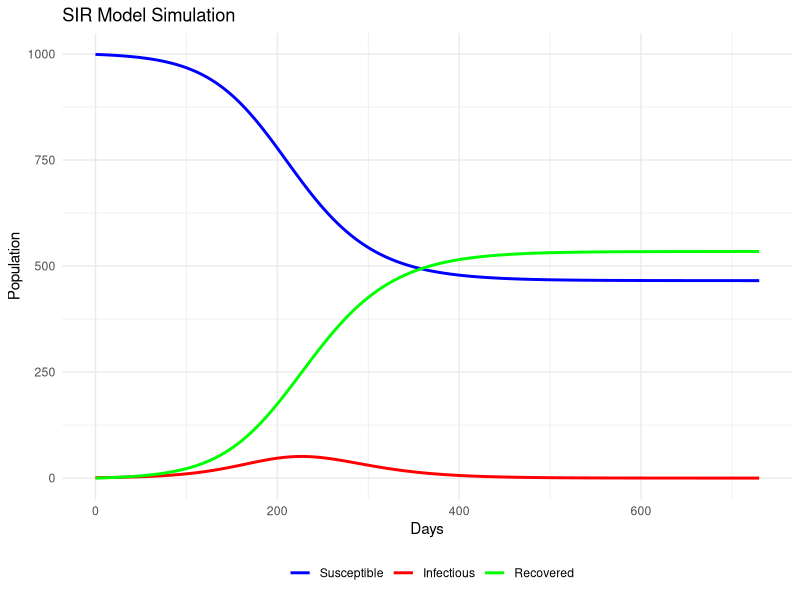
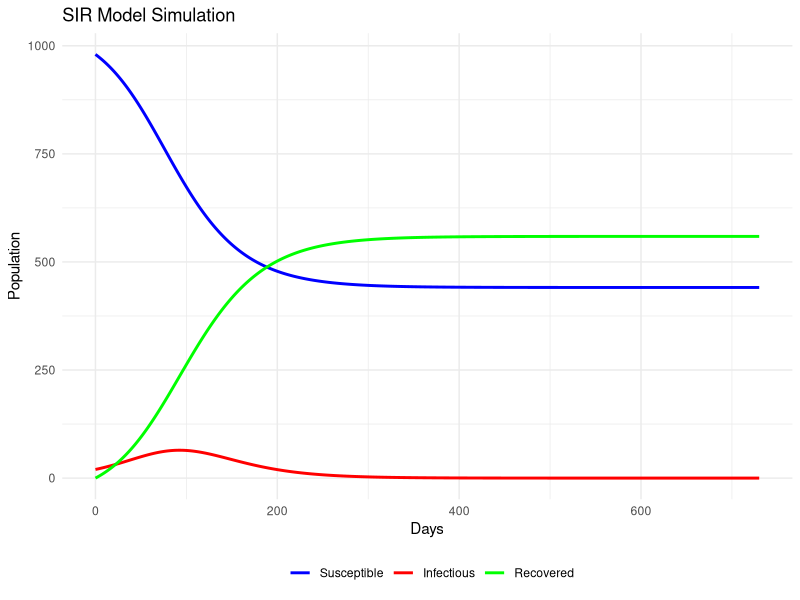
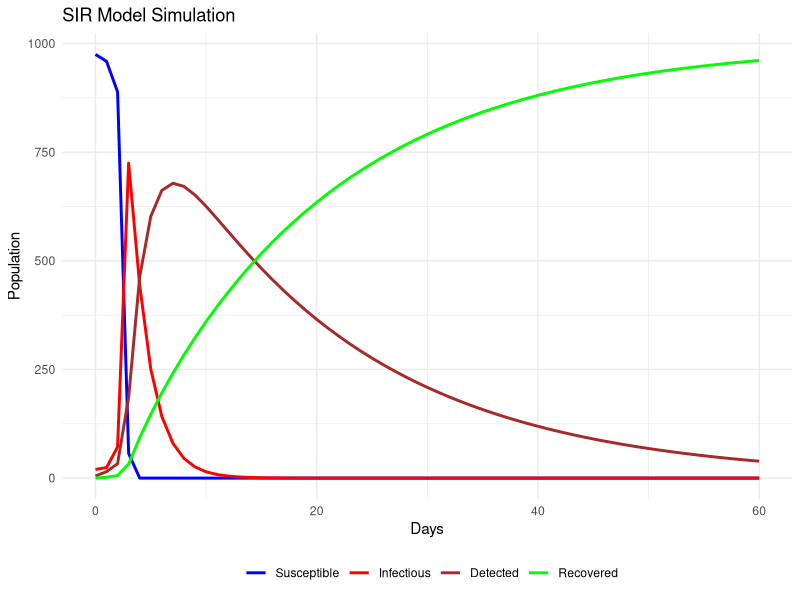
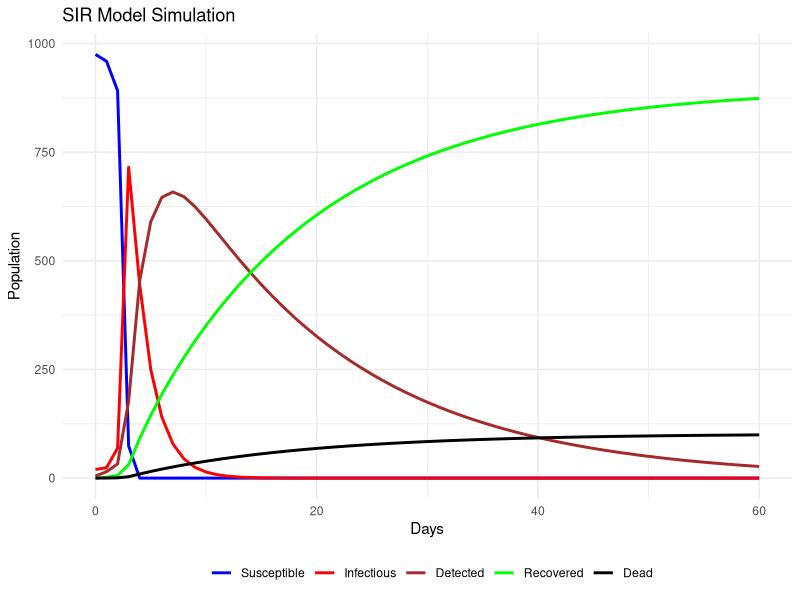

These charts were generated, in order, by the following R code:
## ---- chunk 1
knitr::opts_chunk$set(echo = TRUE)
## ---- chunk 2

library(deSolve)
library(ggplot2)
library(reshape2)

## ---- chunk 3
# Define base parameters 
base_params <- c(
  beta = 0.00008,      # Transmission rate (source=https://www.frontiersin.org/journals/public-health/articles/10.3389/fpubh.2023.1101436/full)
  gamma = 0.056        # Recovery rate for I (same source as above)
  
)

# Define initial state
initial_state <- c(
  S = 999,        # Susceptible
  I = 1,          # Infectious
  R = 0         # Recovered
)

# Define the time sequence for the first 90 days
times <- seq(0, 365*2, by = 1)

# Function to run the model
run_model <- function(params) {
  model <- function(t, state, parameters) {
    with(as.list(c(state, parameters)), {
      dS <- -beta * S * I
      dI <- beta * S * I - gamma * I 
      dR <- gamma * I 
      
      return(list(c(dS, dI, dR)))
    })
  }
  
  # Run the model
  output <- ode(y = initial_state, times = times, func = model, parms = params)
  
  return(as.data.frame(output))
}

# Run the model
output <- run_model(base_params)

output


# Rename columns for clarity
colnames(output) <- c("time", "Susceptible", "Infectious", "Recovered")

# Plot the results
ggplot(data = output, aes(x = time)) +
  geom_line(aes(y = Susceptible, color = "Susceptible"), size = 1) +
  geom_line(aes(y = Infectious, color = "Infectious"), size = 1) +
  geom_line(aes(y = Recovered, color = "Recovered"), size = 1) +
  labs(title = "SIR Model Simulation", x = "Days", y = "Population") +
  scale_color_manual("", 
                     breaks = c("Susceptible", "Infectious", "Recovered"),
                     values = c("blue", "red", "green")) +
  theme_minimal() +
  theme(legend.position = "bottom")


## ---- chunk 4
# Define base parameters 
base_params <- c(
  beta = 0.00008,      # Transmission rate (source=https://www.frontiersin.org/journals/public-health/articles/10.3389/fpubh.2023.1101436/full)
  gamma = 0.056        # Recovery rate for I (same source as above)
  
)

# Define initial state
initial_state <- c(
  S = 980,        # Susceptible
  I = 20,          # Infectious
  R = 0         # Recovered
)

# Define the time sequence for the first 90 days
times <- seq(0, 365*2, by = 1)

# Function to run the model
run_model <- function(params) {
  model <- function(t, state, parameters) {
    with(as.list(c(state, parameters)), {
      dS <- -beta * S * I
      dI <- beta * S * I - gamma * I 
      dR <- gamma * I 
      
      return(list(c(dS, dI, dR)))
    })
  }
  
  # Run the model
  output <- ode(y = initial_state, times = times, func = model, parms = params)
  
  return(as.data.frame(output))
}

# Run the model
output <- run_model(base_params)

output


# Rename columns for clarity
colnames(output) <- c("time", "Susceptible", "Infectious", "Recovered")

# Plot the results
ggplot(data = output, aes(x = time)) +
  geom_line(aes(y = Susceptible, color = "Susceptible"), size = 1) +
  geom_line(aes(y = Infectious, color = "Infectious"), size = 1) +
  geom_line(aes(y = Recovered, color = "Recovered"), size = 1) +
  labs(title = "SIR Model Simulation", x = "Days", y = "Population") +
  scale_color_manual("", 
                     breaks = c("Susceptible", "Infectious", "Recovered"),
                     values = c("blue", "red", "green")) +
  theme_minimal() +
  theme(legend.position = "bottom")


## ---- chunk 5

# Define base parameters 
base_params <- c(
  beta = 0.00008,         # Transmission rate (source=https://www.frontiersin.org/journals/public-health/articles/10.3389/fpubh.2023.1101436/full)
  gamma_I = 0.07,        # Recovery rate for those who were infectious and remained on the general population
  sigma = 0.5,            #Detection rate
  gamma_Id = 0.056        # Recovery rate for thise who were detected
  
)

# Define initial state
initial_state <- c(
  S = 975,        # Susceptible
  I = 20,         # Infectious
  Id = 5,         #Detected population
  R = 0         # Recovered
)

# Define the time sequence for the first 2 years
times <- seq(0, 60, by = 1)

# Function to run the model
run_model <- function(params) {
  model <- function(t, state, parameters) {
    with(as.list(c(state, parameters)), {
      dS <- -beta * S * I*Id
      dI <- beta * S * I*Id - gamma_I * I - sigma*I
      dId <- sigma*I - gamma_Id *Id
      dR <- gamma_I * I + gamma_Id *Id
      
      return(list(c(dS, dI, dId, dR)))
    })
  }
  
  # Run the model
  output <- ode(y = initial_state, times = times, func = model, parms = params)
  
  return(as.data.frame(output))
}

# Run the model
output <- run_model(base_params)

output


# Rename columns for clarity
colnames(output) <- c("time", "Susceptible", "Infectious","Detected", "Recovered")

# Plot the results
ggplot(data = output, aes(x = time)) +
  geom_line(aes(y = Susceptible, color = "Susceptible"), size = 1) +
  geom_line(aes(y = Infectious, color = "Infectious"), size = 1) +
  geom_line(aes(y = Detected, color = "Detected"), size = 1) +
  geom_line(aes(y = Recovered, color = "Recovered"), size = 1) +
  labs(title = "SIR Model Simulation", x = "Days", y = "Population") +
  scale_color_manual("", 
                     breaks = c("Susceptible", "Infectious", "Detected","Recovered"),
                     values = c("blue", "red","brown", "green")) +
  theme_minimal() +
  theme(legend.position = "bottom")

## ---- chunk 6

# Define base parameters 
base_params <- c(
  beta = 0.00008,         # Transmission rate (source=https://www.frontiersin.org/journals/public-health/articles/10.3389/fpubh.2023.1101436/full)
  gamma_I = 0.07,        # Recovery rate for those who were infectious and remained on the general population
  sigma = 0.5,            #Detection rate
  gamma_Id = 0.056,        # Recovery rate for thise who were detected
  rho_I = 0.007,           # Mortality rate for the infected people in the community
  rho_Id = 0.0065          # Mortality rate for the infected people that were detected and isolated
  
)

# Define initial state
initial_state <- c(
  S = 975,        # Susceptible
  I = 20,         # Infectious
  Id = 5,         #Detected population
  R = 0,         # Recovered
  D = 0         #Dead
)

# Define the time sequence for the first 2 years
times <- seq(0, 60, by = 1)

# Function to run the model
run_model <- function(params) {
  model <- function(t, state, parameters) {
    with(as.list(c(state, parameters)), {
      dS <- -beta * S * I*Id
      dI <- beta * S * I*Id - gamma_I * I - sigma*I - rho_I*I
      dId <- sigma*I - gamma_Id *Id - rho_Id*Id
      dR <- gamma_I * I + gamma_Id *Id
      dD <- rho_I*I + rho_Id*Id
      
      return(list(c(dS, dI, dId, dR, dD)))
    })
  }
  
  # Run the model
  output <- ode(y = initial_state, times = times, func = model, parms = params)
  
  return(as.data.frame(output))
}

# Run the model
output <- run_model(base_params)

output


# Rename columns for clarity
colnames(output) <- c("time", "Susceptible", "Infectious","Detected", "Recovered","Dead")

# Plot the results
ggplot(data = output, aes(x = time)) +
  geom_line(aes(y = Susceptible, color = "Susceptible"), size = 1) +
  geom_line(aes(y = Infectious, color = "Infectious"), size = 1) +
  geom_line(aes(y = Detected, color = "Detected"), size = 1) +
  geom_line(aes(y = Recovered, color = "Recovered"), size = 1) +
  geom_line(aes(y = Dead, color = "Dead"), size = 1) +
  labs(title = "SIR Model Simulation", x = "Days", y = "Population") +
  scale_color_manual("", 
                     breaks = c("Susceptible", "Infectious", "Detected","Recovered","Dead"),
                     values = c("blue", "red","brown", "green","black")) +
  theme_minimal() +
  theme(legend.position = "bottom")
